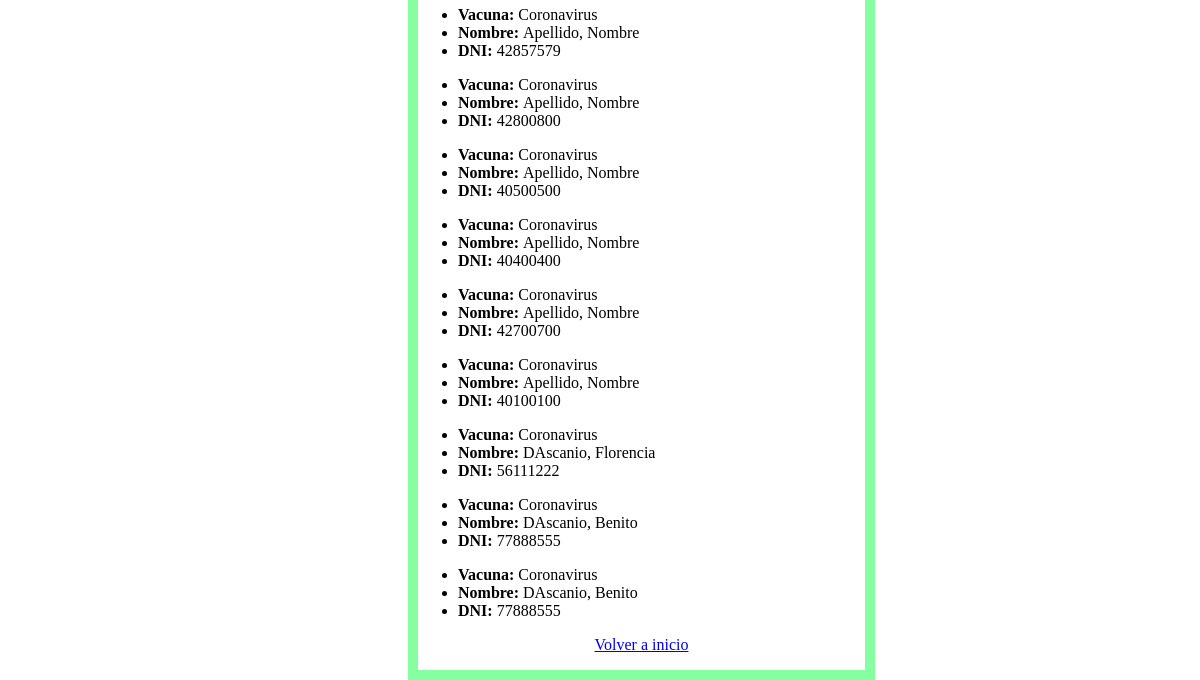
/informe_covid (lower part), run on an earlier commit of the app's database.
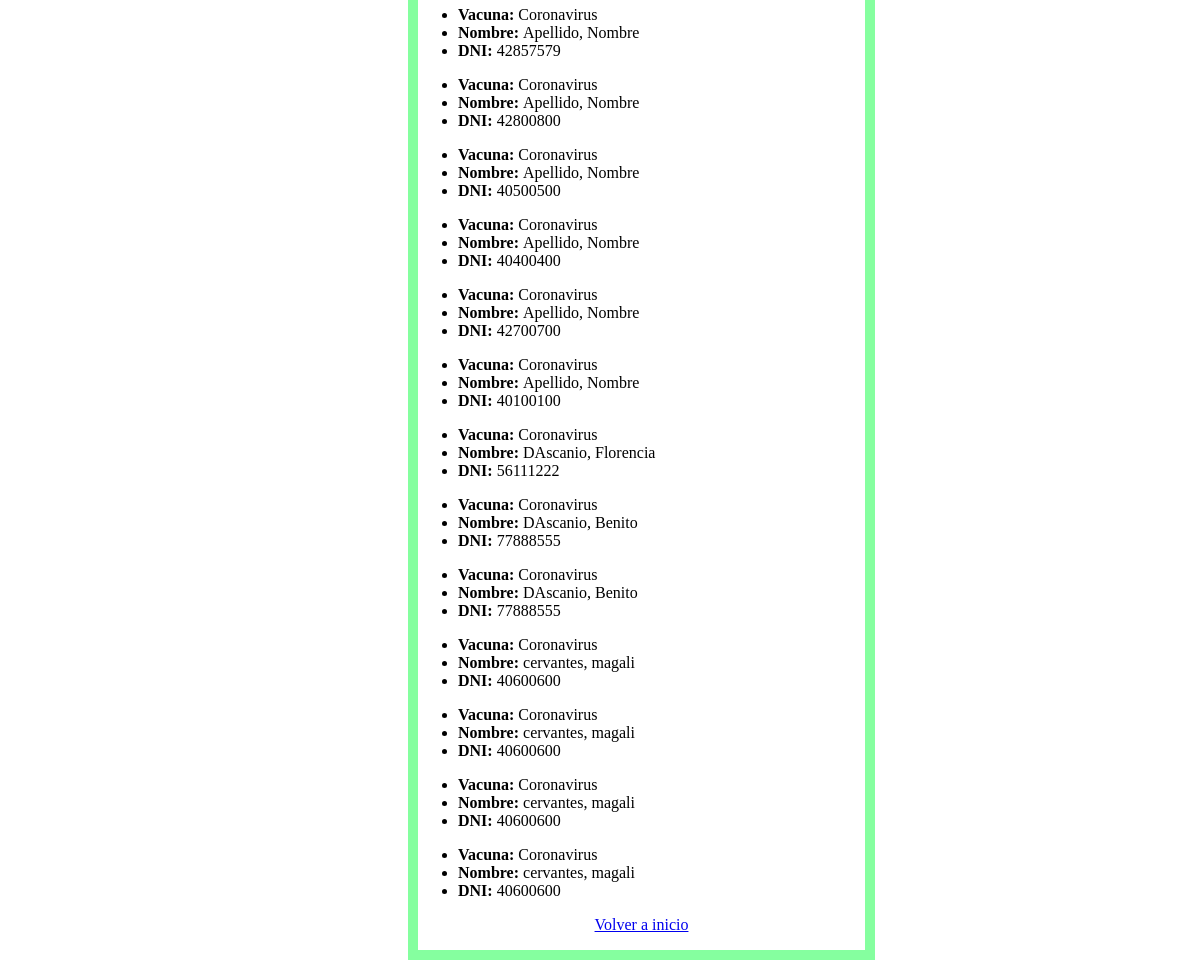
And on a later commit of the database.
### api_gestion_usuarios/models.py (models this page shows, shortened)
class Turno(models.Model):
    fecha=models.DateField(blank=True, null=True)
    hora=models.TimeField(blank=True, null=True)
    vacuna=models.CharField(max_length=40)
    usuario_a_vacunar=models.CharField(max_length=8)
    nombre_usuario=models.CharField(max_length=50)
    apellido_usuario=models.CharField(max_length=50)
    dosis=models.CharField(max_length=10, blank=True, null=True)
    vacunatorio=models.CharField(max_length=40)
    estado=models.CharField(max_length=40, choices=estados_turno)
    observaciones=models.CharField(max_length=100, blank=True, null=True, default='Ninguna observación')

### api_gestion_usuarios/views.py (the view)
# urls.py: path('informe_covid', informe_covid,name='informe_covid'),
def informe_covid(request): #NO SE USA
    turnos=list(Turno.objects.filter(vacuna='Coronavirus'))
    return render(request, "gestion_admin/informe_covid.html",{"turnos":turnos} )

### api_gestion_usuarios/templates/gestion_admin/informe_covid.html (shortened to what this page needs)
{% extends "gestion_usuarios/base.html" %}
{% block content %}
<html>
    <body>
    <span style="float: left; border: solid 10px hsl(133, 100%, 76%); margin-left: 400px;text-align: left">
    {% if turnos %}
        {% for turno in turnos %}
        <ul>
            <li> <b> Vacuna: </b> {{turno.vacuna}}  </li>
            <li> <b> Nombre: </b> {{turno.apellido_usuario}}, {{turno.nombre_usuario}} </li>
            <li> <b> DNI: </b> {{turno.usuario_a_vacunar}}</li>
        </ul>
        {% endfor %}
    {% else %}
        Nadie solicito la vacuna de Coronavirus
    {% endif %}
    <p style="text-align:center">
        <a href="{% url 'inicio_admin' %}">
            Volver a inicio
        </a>
    </p>
    </span>
    </body>
</html>
{% endblock %}

What changed in the data, as far as the page shows it:
added Turno: vacuna "Coronavirus", apellido_usuario "cervantes", nombre_usuario "magali", usuario_a_vacunar "40600600"
added Turno: vacuna "Coronavirus", apellido_usuario "cervantes", nombre_usuario "magali", usuario_a_vacunar "40600600"
added Turno: vacuna "Coronavirus", apellido_usuario "cervantes", nombre_usuario "magali", usuario_a_vacunar "40600600"
added Turno: vacuna "Coronavirus", apellido_usuario "cervantes", nombre_usuario "magali", usuario_a_vacunar "40600600"
